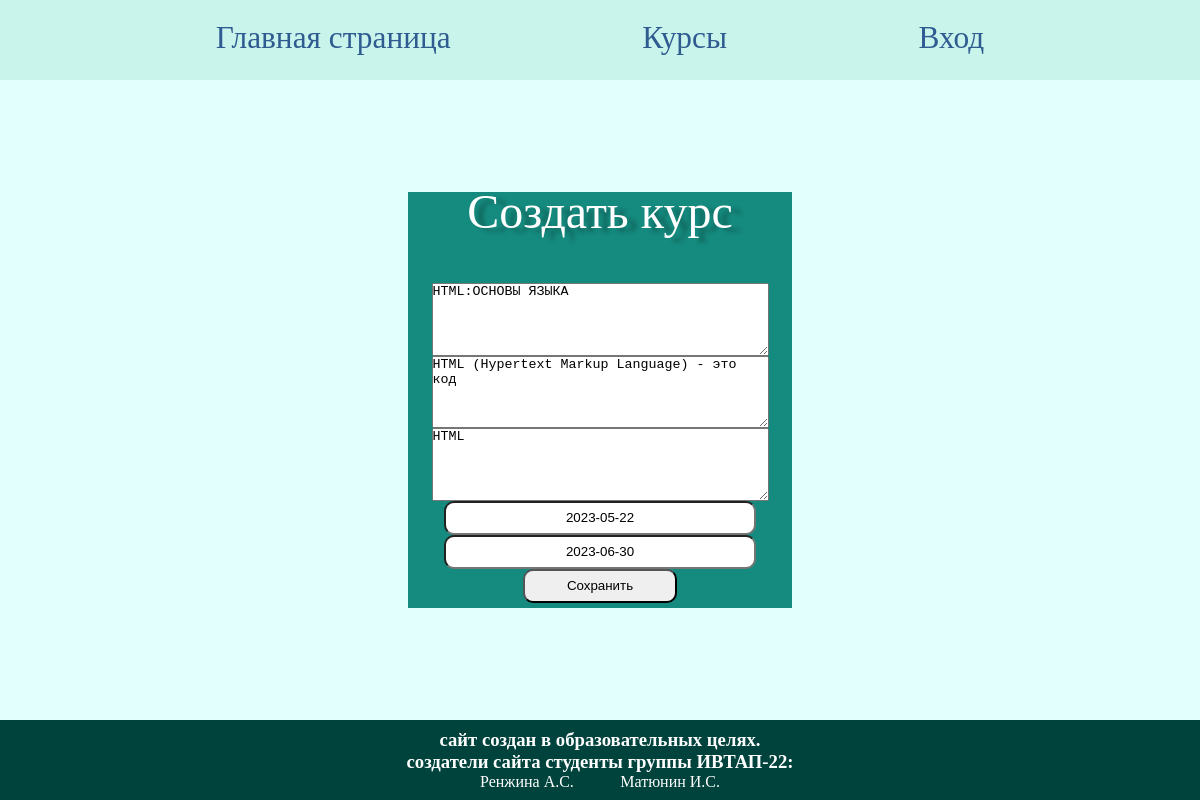
Screenshot of /update_course_admin/1 with the database file from the repository.
### bd/models.py (models this page shows, shortened)
class Courses(models.Model):
    header = models.TextField('Заголовок',max_length=50)
    description = models.TextField('Описание',max_length=50)
    main_text = models.TextField('Основной текст',max_length=50)
    start_date = models.DateField('Начало курса',null=True)
    end_date = models.DateField('Конец курса',null=True)
    id_author = models.OneToOneField(Authors, on_delete=models.CASCADE)
    class Meta:
        verbose_name = 'Курс'
        verbose_name_plural = 'Курсы'

### bd/views.py (the view, shortened to what this page needs)
# urls.py: path('update_course_admin/<int:pk>', views.redact_course_admin.as_view(), name='update_course_admin'),
class redact_course_admin(UpdateView):
    model = Courses
    template_name = 'bd/addTables/create_course.html'
    form_class = CourseForm

### bd/forms.py
class CourseForm(ModelForm):
    class Meta:
        model = Courses
        fields = ['header', 'description', 'main_text', 'start_date', 'end_date',  'id_author']
        widgets = {
            "id_author": TextInput(attrs={'type': 'hidden'})
        }

### bd/templates/bd/addTables/create_course.html (shortened to what this page needs)
{% extends 'bd/layout.html' %}
{% load static %}
{% block links %}
<link rel="stylesheet" href="{% static 'bd/css/login.css' %}">
{% endblock %}
{% block content %}
    <div class="features">
        <h1>Создать курс</h1>
        <form method="post">
                {{ form.header }}
                {{ form.description }}
                {{ form.main_text }}
                {{ form.start_date }}
                {{ form.end_date }}
            <button type="submit">Сохранить</button>
        </form>
    </div>
{% endblock %}

### bd/static/bd/css/main.css (style rules this page uses)
* { margin: 0; padding: 0; }
html { height: 100%; }
body { width: 100%; height: 100%; background: #E3FFFD; display: flex; flex-direction: column; align-items: center; }

### bd/static/bd/css/login.css (style rules this page uses)
main .features { background: #158a7e; display: flex; flex-direction: column; width: 40%; height: 50%; justify-content: center; align-items: center; padding: 5% 0 5% 0; }
main .features h1 { font-family: 'Century'; font-style: normal; font-weight: 400; line-height: 67px; font-size: 300%; text-align: center; color: white; text-shadow: 9px 4px 4px rgba(0, 0, 0, 0.25); margin-bottom: 5%; }
main .features form { display: flex; flex-direction: column; width: 100%; height: 100%; justify-content: space-between; align-items: center; padding: 5%; }
main .features form input { width: 80%; height: 20%; text-align: center; border-radius: 10px; }
main .features form button { width: 40%; padding: 2%; border-radius: 10px; }

### rows the page displays
Courses: header "HTML:ОСНОВЫ ЯЗЫКА", description "HTML (Hypertext Markup Language) - это код", main_text "HTML", start_date "2023-05-22", end_date "2023-06-30"
